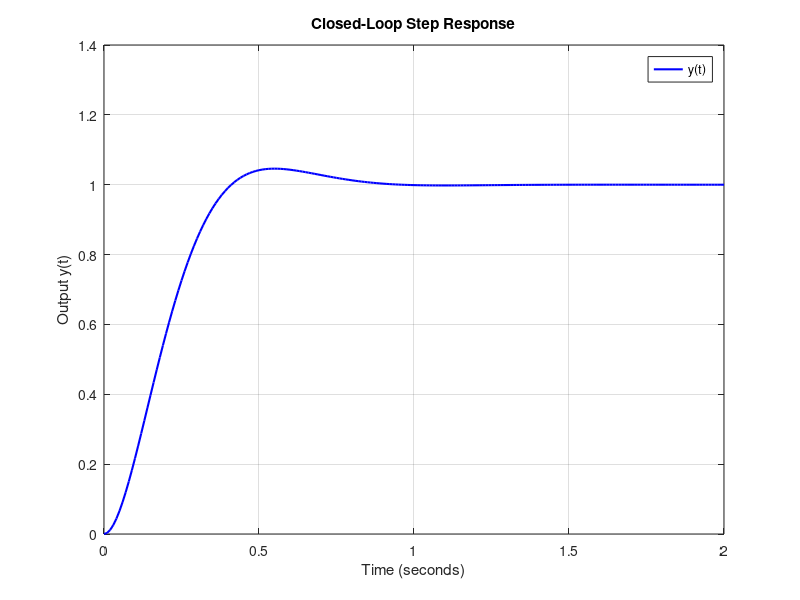
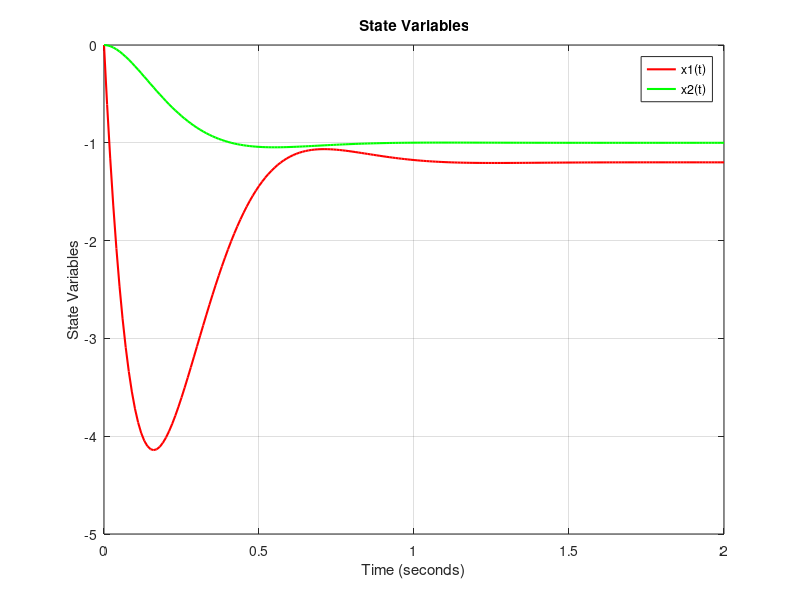

The MATLAB source for these figures, in order:
% Question 1.ii: State Feedback Control for Servo Position System

clc;
clear;
close all;

%% Define the system
% Transfer function: G(s) = 5 / (s^2 + 1.2s + 2)
num = [5];           % Numerator
den = [1 1.2 2];     % Denominator

% Convert to state-space representation
[A, B, C, D] = tf2ss(num, den);

% Display state-space matrices
disp('State-space representation:');
disp('A = '), disp(A);
disp('B = '), disp(B);
disp('C = '), disp(C);
disp('D = '), disp(D);

%% Design specifications
% Damping ratio and settling time
zeta = 0.7;           % 5% overshoot
ts = 0.5;             % Settling time (seconds)
wn = 4 / ts;          % Natural frequency

% Desired poles
real_part = -zeta * wn;                      % Real part
imag_part = wn * sqrt(1 - zeta^2);           % Imaginary part
desired_poles = [real_part + 1j*imag_part, real_part - 1j*imag_part];

disp('Desired closed-loop poles:');
disp(desired_poles);

%% State Feedback Gain (K)
K = place(A, B, desired_poles);  % Calculate feedback gain
disp('State feedback gain (K):');
disp(K);

%% Feedforward Gain (kr)
kr = 1 / (-C * inv(A - B * K) * B);  % Ensure unit step tracking
disp('Feedforward gain (kr):');
disp(kr);

%% Define the closed-loop system
% Closed-loop state-space matrices
A_cl = A - B * K;       % Modified A matrix
B_cl = B * kr;          % Adjusted B matrix

% Define closed-loop system
sys_cl = ss(A_cl, B_cl, C, D);

%% Simulation
% Time vector
t = 0:0.01:2;  % Simulate for 2 seconds

% Step response
[y, t, x] = step(sys_cl, t);

% Plot output y(t)
figure;
plot(t, y, 'b', 'LineWidth', 1.5);
grid on;
title('Closed-Loop Step Response');
xlabel('Time (seconds)');
ylabel('Output y(t)');
legend('y(t)');

% Plot state variables x1(t) and x2(t)
figure;
plot(t, x(:, 1), 'r', 'LineWidth', 1.5); hold on;
plot(t, x(:, 2), 'g', 'LineWidth', 1.5);
grid on;
title('State Variables');
xlabel('Time (seconds)');
ylabel('State Variables');
legend('x1(t)', 'x2(t)');
